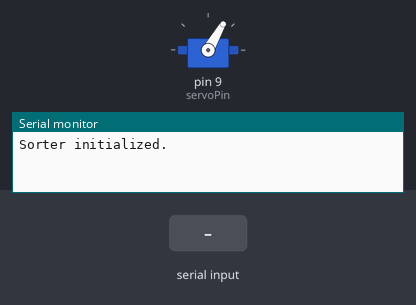
The sketch below on a simulated Arduino Uno, built with avr-gcc and run on an emulated ATmega328P. Shown: servo, the last lines printed to the serial monitor. The inputs (shaded band) are chosen by the test bench.

Above: at 1.2 s.
1.3 s: "1" received over Serial
At 2.3 s:
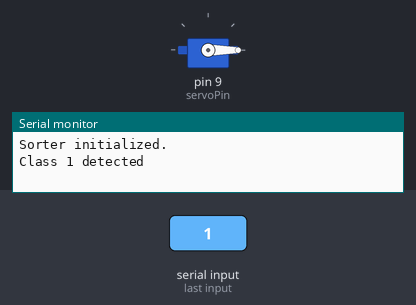
4.3 s: "2" received over Serial
At 4.6 s:
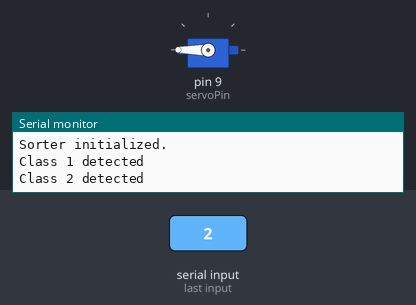
Timing chart, 0 to 7.8 s (numbered marks = the images above; inputs shaded):
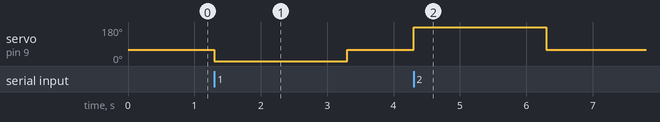

The sketch:

sorter_sketch.ino
```cpp
#include <Servo.h>

int servoPin = 9;
int middlePos = 60;
int leftPos = 0;
int rightPos = 180;

Servo servo;

void setup()
{
  servo.attach(servoPin);
  servo.write(middlePos);
  Serial.begin(9600);
  while (!Serial)
  {
    ;
  }
  Serial.println("Sorter initialized.");
}

void loop()
{
  if (Serial.available() > 0)
  {
    char command = Serial.read();

    if (command == '1')
    {
      Serial.println("Class 1 detected");
      servo.write(leftPos);
      delay(2000);
      servo.write(middlePos);
      delay(1000);
    }
    else if (command == '2')
    {
      Serial.println("Class 2 detected");
      servo.write(rightPos);
      delay(2000);
      servo.write(middlePos);
      delay(1000);
    }
  }
}
```

Measured:
- after the input at 1.3 s, servo on pin 9 (servoPin): 60° → 0° at once, → 60° 2.0 s later
- after the input at 4.3 s, servo on pin 9 (servoPin): 60° → 180° at once, → 60° 2.0 s later
